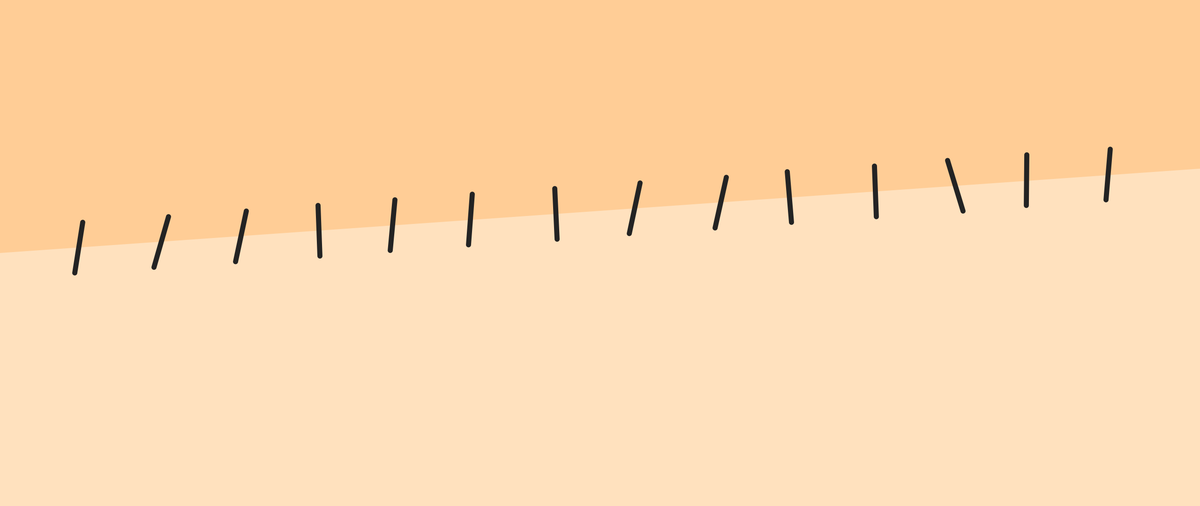
Frame 1 (no input)
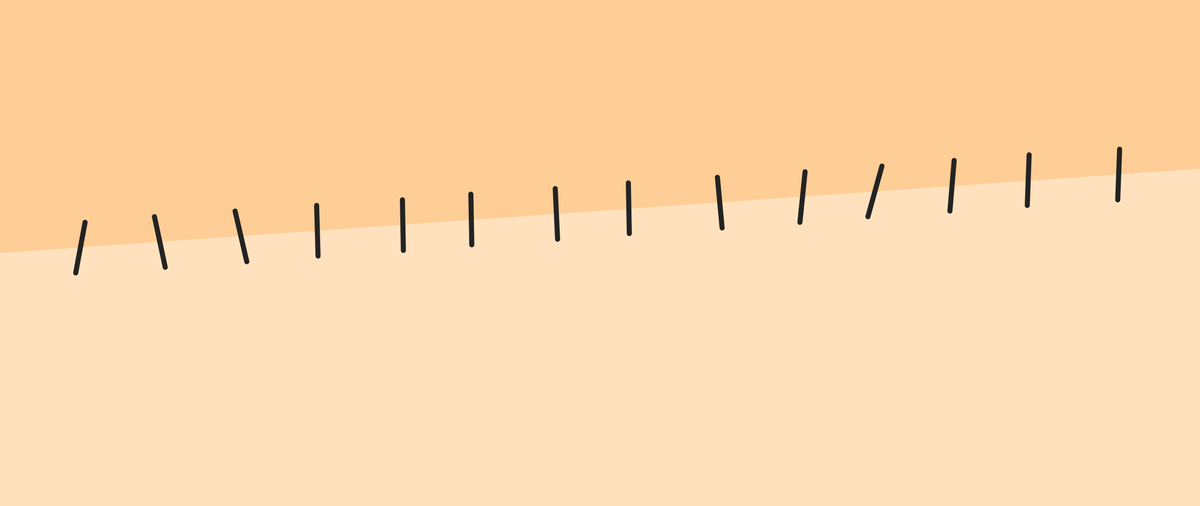
Frame 2 (the mouse pressed at the canvas centre, redrawn once)

The Processing sketch that drew these frames (run headless with seeded random() and noise(); the mouse was pressed at the canvas centre and the sketch redrawn once):

// Processing sketch: frankenstein
// ── frankenstein.pde
// Manuale di Programmazione Cinematografica
// Daniele Olmisani, 2016

// Frankenstein



final color PAPER = color(255, 225, 190);
final color INK1 = color(255, 205, 150);
final color INK2 = color(35);

final int STEPS = 15;


void setup() {
  size(2560, 1080);
  noLoop();
}


void draw() {
  
  background(PAPER);
  
  fill(INK1);
  noStroke();
  
  quad(0, 0, width, 0, width, height/3.0, 0, height/2.0);
  
  float dx = width / STEPS;
  float dy = (height/3.0 - height/2.0) / STEPS;
  
  float s = 0.05 * min(width, height);
  float d = 0.4 * s;
  
  stroke(INK2);
  strokeWeight(s/5);
  
  for (int i=1; i<STEPS; i++) {
    float x = i*dx;
    float y = height/2.0 + i*dy;
    line(x+random(-d , d), y-s, x+random(-d, d), y+s);
  }
  
  save("frankenstein.png");
}
